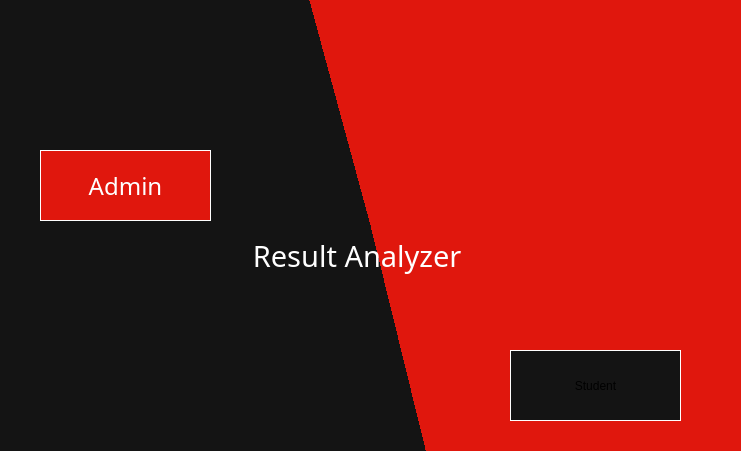
<?xml version="1.0" encoding="UTF-8"?>
<ui version="4.0">
 <class>Dialog</class>
 <widget class="QDialog" name="Dialog">
  <property name="geometry">
   <rect>
    <x>0</x>
    <y>0</y>
    <width>741</width>
    <height>451</height>
   </rect>
  </property>
  <property name="windowTitle">
   <string>Dialog</string>
  </property>
  <property name="autoFillBackground">
   <bool>true</bool>
  </property>
  <property name="styleSheet">
   <string notr="true"/>
  </property>
  <widget class="QPushButton" name="admin_button">
   <property name="geometry">
    <rect>
     <x>40</x>
     <y>150</y>
     <width>171</width>
     <height>71</height>
    </rect>
   </property>
   <property name="font">
    <font>
     <family>Colus</family>
     <pointsize>18</pointsize>
     <weight>50</weight>
     <italic>false</italic>
     <bold>false</bold>
    </font>
   </property>
   <property name="autoFillBackground">
    <bool>false</bool>
   </property>
   <property name="styleSheet">
    <string notr="true">background: #eb3349;
font: 18pt &quot;Colus&quot;;
color : white;</string>
   </property>
   <property name="text">
    <string>Admin</string>
   </property>
   <property name="flat">
    <bool>true</bool>
   </property>
  </widget>
  <widget class="QPushButton" name="student_button">
   <property name="geometry">
    <rect>
     <x>510</x>
     <y>350</y>
     <width>171</width>
     <height>71</height>
    </rect>
   </property>
   <property name="autoFillBackground">
    <bool>false</bool>
   </property>
   <property name="styleSheet">
    <string notr="true">background: #111111;
font: 18pt &quot;Colus&quot;;
color : #E0170D,;</string>
   </property>
   <property name="text">
    <string>Student</string>
   </property>
   <property name="autoDefault">
    <bool>true</bool>
   </property>
   <property name="default">
    <bool>false</bool>
   </property>
   <property name="flat">
    <bool>true</bool>
   </property>
  </widget>
  <widget class="QLabel" name="topic">
   <property name="geometry">
    <rect>
     <x>170</x>
     <y>180</y>
     <width>351</width>
     <height>151</height>
    </rect>
   </property>
   <property name="font">
    <font>
     <family>Colus</family>
     <pointsize>22</pointsize>
     <weight>50</weight>
     <italic>false</italic>
     <bold>false</bold>
    </font>
   </property>
   <property name="styleSheet">
    <string notr="true">font: 22pt &quot;Colus&quot;;
color : white;
</string>
   </property>
   <property name="text">
    <string>           Result Analyzer</string>
   </property>
  </widget>
  <widget class="QLabel" name="label_2">
   <property name="geometry">
    <rect>
     <x>0</x>
     <y>0</y>
     <width>741</width>
     <height>451</height>
    </rect>
   </property>
   <property name="styleSheet">
    <string notr="true">
background-color: qconicalgradient(cx:0.5, cy:0.5, angle:99.2, stop:0.498783 #E0170D, stop:0.497561 #141414);</string>
   </property>
   <property name="text">
    <string/>
   </property>
  </widget>
  <widget class="QLabel" name="admin_label">
   <property name="geometry">
    <rect>
     <x>40</x>
     <y>150</y>
     <width>171</width>
     <height>71</height>
    </rect>
   </property>
   <property name="styleSheet">
    <string notr="true">background: #E0170D;
border: 1px solid white;
</string>
   </property>
   <property name="text">
    <string/>
   </property>
  </widget>
  <widget class="QLabel" name="student_label">
   <property name="geometry">
    <rect>
     <x>510</x>
     <y>350</y>
     <width>171</width>
     <height>71</height>
    </rect>
   </property>
   <property name="styleSheet">
    <string notr="true">background : #141414;
border: 1px solid white;</string>
   </property>
   <property name="text">
    <string/>
   </property>
  </widget>
  <widget class="QLabel" name="admin_icon">
   <property name="geometry">
    <rect>
     <x>80</x>
     <y>30</y>
     <width>111</width>
     <height>111</height>
    </rect>
   </property>
   <property name="styleSheet">
    <string notr="true">background : url(:/images/images/admin.png) no-repeat;</string>
   </property>
   <property name="text">
    <string/>
   </property>
  </widget>
  <widget class="QLabel" name="student_icon">
   <property name="geometry">
    <rect>
     <x>550</x>
     <y>250</y>
     <width>91</width>
     <height>81</height>
    </rect>
   </property>
   <property name="styleSheet">
    <string notr="true">background : url(:/images/images/student.png) no-repeat;</string>
   </property>
   <property name="text">
    <string/>
   </property>
  </widget>
  <zorder>label_2</zorder>
  <zorder>admin_label</zorder>
  <zorder>student_label</zorder>
  <zorder>student_button</zorder>
  <zorder>admin_button</zorder>
  <zorder>topic</zorder>
  <zorder>admin_icon</zorder>
  <zorder>student_icon</zorder>
 </widget>
 <resources>
  <include location="images.qrc"/>
 </resources>
 <connections/>
</ui>
